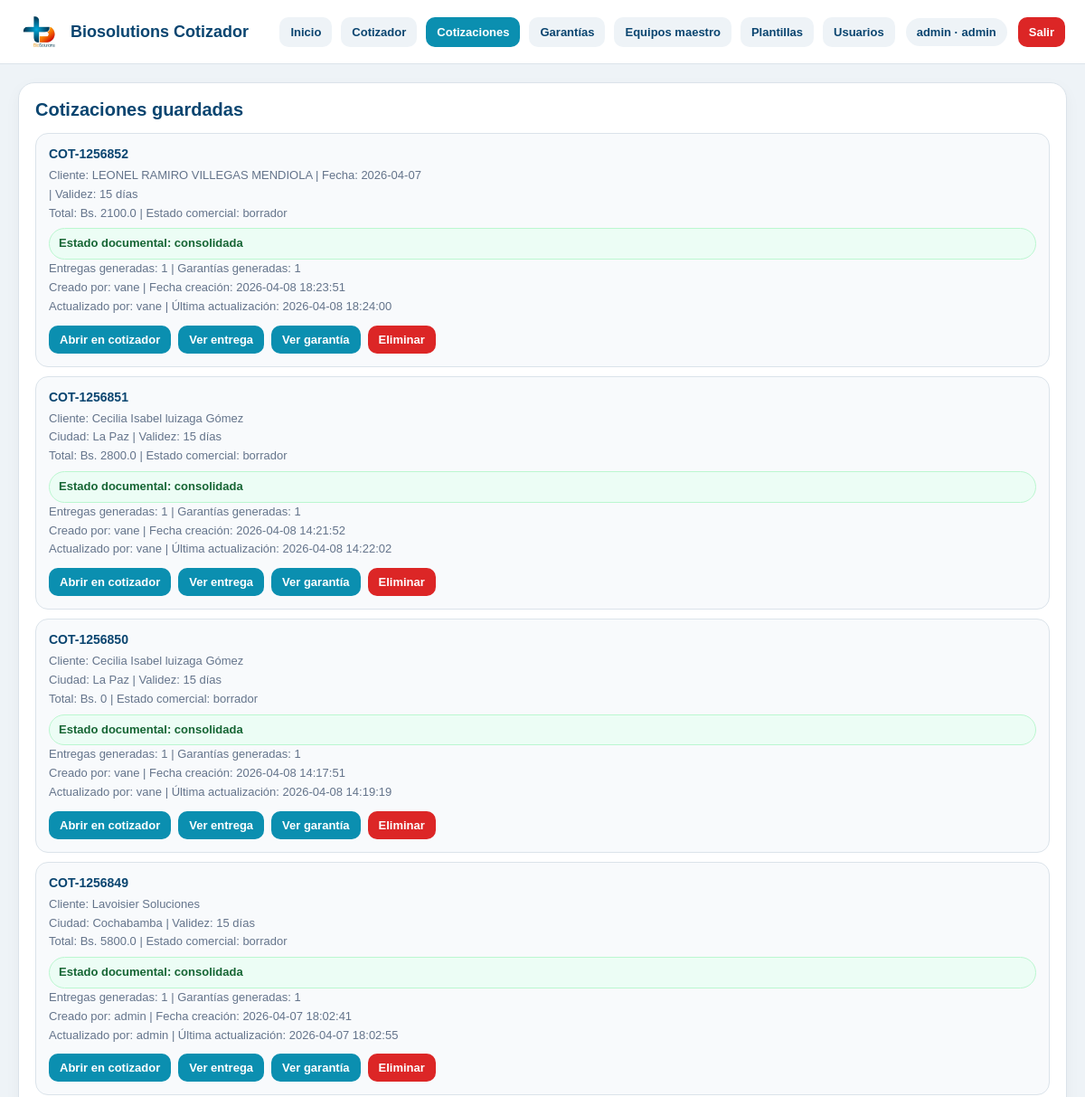
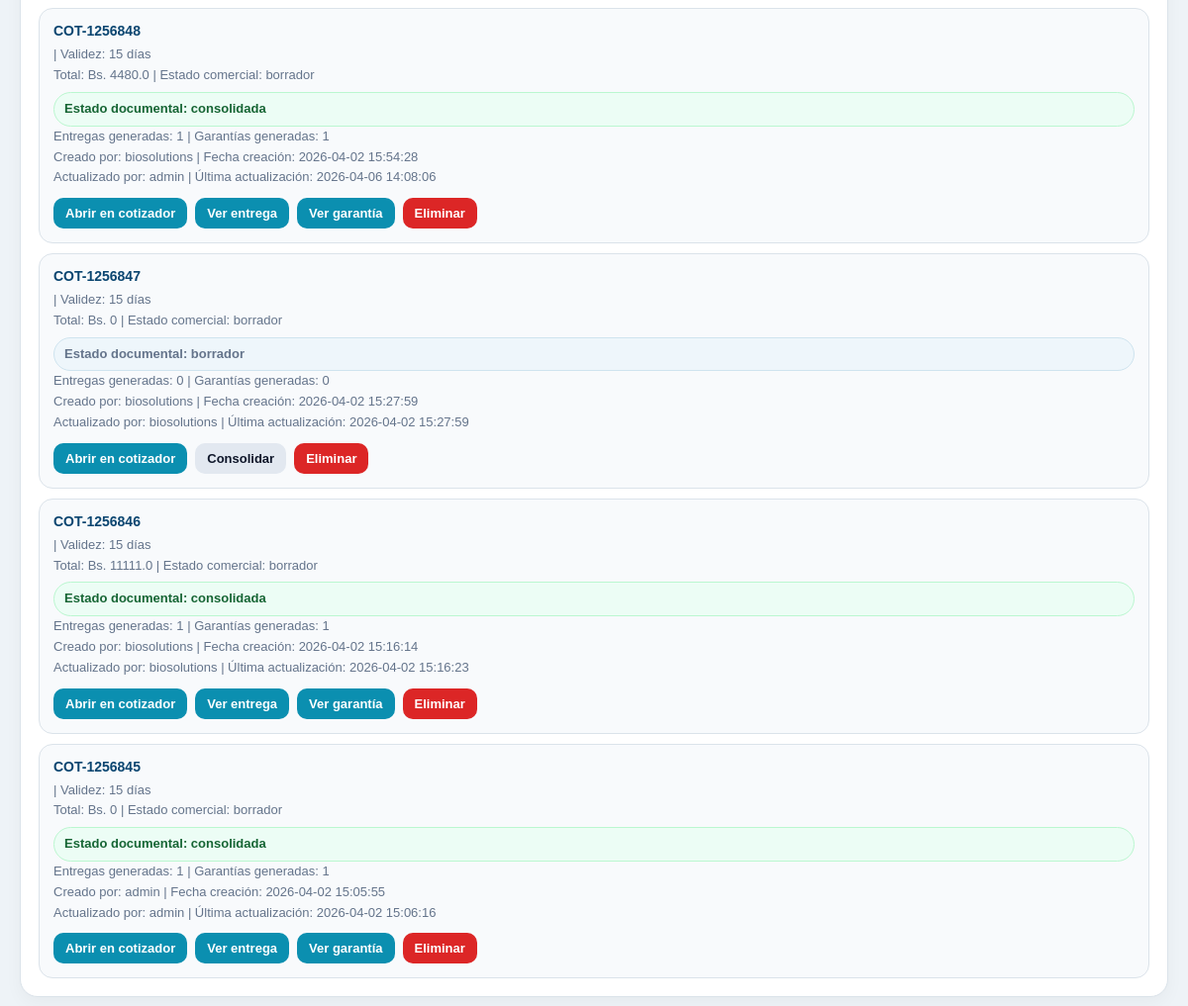
The app's page /cotizaciones (signed in), older data (2 pictures, top to bottom).
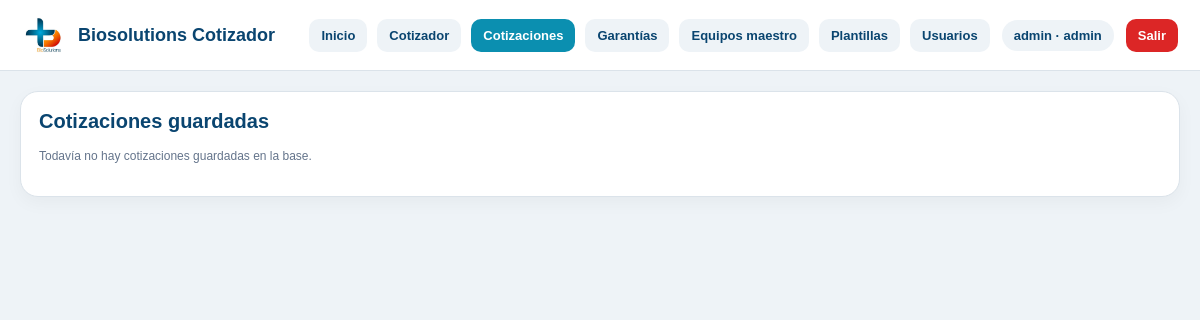
The same page, newer data.
### tables this page shows
CREATE TABLE usuarios (
    id INTEGER PRIMARY KEY AUTOINCREMENT,
    username TEXT NOT NULL UNIQUE,
    password_hash TEXT NOT NULL,
    nombre TEXT,
    rol TEXT NOT NULL DEFAULT 'editor',
    activo INTEGER NOT NULL DEFAULT 1,
    creado_en TEXT NOT NULL DEFAULT CURRENT_TIMESTAMP
);

CREATE TABLE cotizaciones (
    id INTEGER PRIMARY KEY AUTOINCREMENT,
    numero TEXT,
    fecha TEXT,
    cliente TEXT,
    atencion TEXT,
    ciudad TEXT,
    validez TEXT,
    forma_pago TEXT,
    observaciones TEXT,
    moneda TEXT DEFAULT 'BOB',
    total REAL DEFAULT 0,
    estado TEXT DEFAULT 'borrador'
, payload_json TEXT, creado_por_user_id INTEGER, actualizado_por_user_id INTEGER, creado_en TEXT, actualizado_en TEXT, estado_documental TEXT DEFAULT 'borrador');

### app.py (the view)
@app.route("/cotizaciones")
@login_required
def cotizaciones_page():
    conn = get_db_connection()
    ensure_auth_schema(conn)
    cotizaciones = conn.execute("""
        SELECT
            c.*,
            uc.username AS creado_por_username,
            ua.username AS actualizado_por_username,
            (
                SELECT COUNT(1)
                FROM entregas e
                WHERE e.cotizacion_id = c.id
            ) AS entregas_count,
            (
                SELECT e.id
                FROM entregas e
                WHERE e.cotizacion_id = c.id
                ORDER BY e.id DESC
                LIMIT 1
            ) AS ultima_entrega_id,
            (
                SELECT COUNT(1)
                FROM garantias g
                WHERE g.cotizacion_id = c.id
            ) AS garantias_count,
            (
                SELECT g.id
                FROM garantias g
                WHERE g.cotizacion_id = c.id
                ORDER BY g.id DESC
                LIMIT 1
            ) AS ultima_garantia_id
        FROM cotizaciones c
        LEFT JOIN usuarios uc ON uc.id = c.creado_por_user_id
        LEFT JOIN usuarios ua ON ua.id = c.actualizado_por_user_id
        ORDER BY c.id DESC
    """).fetchall()
    conn.close()
    return render_template("cotizaciones.html", cotizaciones=cotizaciones, active_page="cotizaciones")

### app.py (called while the page is built)
def get_db_connection():
    conn = sqlite3.connect(DB_PATH, timeout=10)
    conn.row_factory = sqlite3.Row
    return conn

def ensure_payload_json_column(conn):
    columns = conn.execute("PRAGMA table_info(cotizaciones)").fetchall()
    column_names = [col["name"] for col in columns]
    if "payload_json" not in column_names:
        conn.execute("ALTER TABLE cotizaciones ADD COLUMN payload_json TEXT")
        conn.commit()

def ensure_users_table(conn):
    conn.execute("""
        CREATE TABLE IF NOT EXISTS usuarios (
            id INTEGER PRIMARY KEY AUTOINCREMENT,
            username TEXT NOT NULL UNIQUE,
            password_hash TEXT NOT NULL,
            nombre TEXT,
            rol TEXT NOT NULL DEFAULT 'editor',
            activo INTEGER NOT NULL DEFAULT 1,
            creado_en TEXT NOT NULL DEFAULT CURRENT_TIMESTAMP
        )
    """)
    conn.commit()

def ensure_cotizacion_documental_column(conn):
    columns = conn.execute("PRAGMA table_info(cotizaciones)").fetchall()
    column_names = [col["name"] for col in columns]
    if "estado_documental" not in column_names:
        conn.execute("ALTER TABLE cotizaciones ADD COLUMN estado_documental TEXT DEFAULT 'borrador'")
        conn.commit()

def ensure_cotizaciones_audit_columns(conn):
    columns = conn.execute("PRAGMA table_info(cotizaciones)").fetchall()
    column_names = [col["name"] for col in columns]
    if "creado_por_user_id" not in column_names:
        conn.execute("ALTER TABLE cotizaciones ADD COLUMN creado_por_user_id INTEGER")
    if "actualizado_por_user_id" not in column_names:
        conn.execute("ALTER TABLE cotizaciones ADD COLUMN actualizado_por_user_id INTEGER")
    if "creado_en" not in column_names:
        conn.execute("ALTER TABLE cotizaciones ADD COLUMN creado_en TEXT")
    if "actualizado_en" not in column_names:
        conn.execute("ALTER TABLE cotizaciones ADD COLUMN actualizado_en TEXT")
    conn.commit()

def ensure_documentos_schema(conn):
    ensure_payload_json_column(conn)
    ensure_cotizaciones_audit_columns(conn)
    ensure_cotizacion_documental_column(conn)
    ensure_entregas_table(conn)
    ensure_garantias_table(conn)

def ensure_auth_schema(conn):
    ensure_users_table(conn)
    ensure_documentos_schema(conn)

def login_required(view_func):
    @wraps(view_func)
    def wrapper(*args, **kwargs):
        if not session.get("user_id"):
            return redirect(url_for("login", next=request.path))
        return view_func(*args, **kwargs)
    return wrapper

### templates/cotizaciones.html (shortened to what this page needs)
{% extends "base.html" %}
{% block content %}
<section class="page-card">
  <h2>Cotizaciones guardadas</h2>
  {% if cotizaciones %}
    <div class="lib-list">
      {% for c in cotizaciones %}
        <div class="lib-card">
          <strong>{{ c["numero"] or "Sin número" }}</strong>
          <span>
            {% if c["cliente"] %}Cliente: {{ c["cliente"] }}{% endif %}
            {% if c["fecha"] %} | Fecha: {{ c["fecha"] }}{% endif %}
          </span>
          <span>
            {% if c["ciudad"] %}Ciudad: {{ c["ciudad"] }}{% endif %}
            {% if c["validez"] %} | Validez: {{ c["validez"] }}{% endif %}
          </span>
                 <span>
            Total: Bs. {{ c["total"] or 0 }}
            {% if c["estado"] %} | Estado comercial: {{ c["estado"] }}{% endif %}
          </span>
          <span class="status-chip {% if (c['estado_documental'] or 'borrador') == 'consolidada' %}consolidada{% endif %}">
            Estado documental: {{ c["estado_documental"] or "borrador" }}
          </span>
          <span>
            Entregas generadas: {{ c["entregas_count"] or 0 }}
            | Garantías generadas: {{ c["garantias_count"] or 0 }}
          </span>
          <span>
            Creado por: {{ c["creado_por_username"] or "N/D" }}
            {% if c["creado_en"] %} | Fecha creación: {{ c["creado_en"] }}{% endif %}
          </span>
          <span>
            Actualizado por: {{ c["actualizado_por_username"] or "N/D" }}
            {% if c["actualizado_en"] %} | Última actualización: {{ c["actualizado_en"] }}{% endif %}
          </span>
                     <div class="actions">
            <a href="{{ url_for('cotizador') }}?cotizacion_id={{ c['id'] }}">Abrir en cotizador</a>
            {% if current_role in ['admin', 'editor'] and (c["estado_documental"] or "borrador") != "consolidada" %}
              <form method="post"
                    action="{{ url_for('consolidar_cotizacion', cotizacion_id=c['id']) }}"
                    class="inline-form"
                    onsubmit="return confirm('¿Consolidar esta cotización? Luego podrás generar acta de entrega y garantía.');">
                <button type="submit" class="secondary-btn">Consolidar</button>
              </form>
            {% endif %}
            {% if current_role in ['admin', 'editor'] and (c["estado_documental"] or "borrador") == "consolidada" %}
              {% if (c["entregas_count"] or 0) == 0 %}
                <form method="post"
                      action="{{ url_for('generar_entrega_desde_cotizacion', cotizacion_id=c['id']) }}"
                      class="inline-form">
                  <button type="submit" class="secondary-btn">Generar acta de entrega</button>
                </form>
              {% else %}
                <a href="{{ url_for('entrega_detail_page', entrega_id=c['ultima_entrega_id']) }}">Ver entrega</a>
                {% endif %}
              {% if (c["garantias_count"] or 0) == 0 %}
                <form method="post"
                      action="{{ url_for('generar_garantia_desde_cotizacion', cotizacion_id=c['id']) }}"
                      class="inline-form">
                  <button type="submit" class="secondary-btn">Generar garantía</button>
                </form>
              {% else %}
                <a href="{{ url_for('garantia_detail_page', garantia_id=c['ultima_garantia_id']) }}">Ver garantía</a>
              {% endif %}
            {% endif %}
            {% if current_role == 'admin' %}
              <form method="post"
                    action="{{ url_for('eliminar_cotizacion', cotizacion_id=c['id']) }}"
                    onsubmit="return confirm('¿Eliminar esta cotización de la base de datos? Esta acción no se puede deshacer.');"
                    style="display:inline;">
                <button type="submit" class="danger-btn">Eliminar</button>
              </form>
            {% endif %}
          </div>
        </div>
      {% endfor %}
    </div>
  {% else %}
    <p class="tiny-note">Todavía no hay cotizaciones guardadas en la base.</p>
  {% endif %}
</section>
{% endblock %}

### templates/base.html (shortened to what this page needs)
<!DOCTYPE html>
<html lang="es">
<head>
  <link rel="stylesheet" href="{{ url_for('static', filename='styles.css') }}?v=7" />
</head>
<body>
  <header class="topbar">
    <div class="topbar-left">
      <img src="{{ url_for('static', filename='logo_biosolutions.png') }}" alt="BioSolutions" class="topbar-logo">
      <div class="topbar-title">Biosolutions Cotizador</div>
    </div>
    <div class="topbar-right">
      <nav class="nav-links">
        <a href="{{ url_for('dashboard') }}" class="{% if active_page == 'inicio' %}active{% endif %}">Inicio</a>
         {% if current_role in ['admin', 'editor', 'visor'] %}
          <a href="{{ url_for('cotizador') }}" class="{% if active_page == 'cotizador' %}active{% endif %}">Cotizador</a>
          <a href="{{ url_for('cotizaciones_page') }}" class="{% if active_page == 'cotizaciones' %}active{% endif %}">Cotizaciones</a>
          <a href="{{ url_for('garantias_page') }}" class="{% if active_page == 'garantias' %}active{% endif %}">Garantías</a>
        {% endif %}
        {% if current_role in ['admin', 'editor', 'visor'] %}
          <a href="{{ url_for('equipos_page') }}" class="{% if active_page == 'equipos' %}active{% endif %}">Equipos maestro</a>
          <a href="{{ url_for('plantillas_page') }}" class="{% if active_page == 'plantillas' %}active{% endif %}">Plantillas</a>
        {% endif %}
        {% if current_role == 'admin' %}
          <a href="{{ url_for('usuarios_page') }}" class="{% if active_page == 'usuarios' %}active{% endif %}">Usuarios</a>
        {% endif %}
      </nav>
      {% if current_user %}
        <div class="user-chip">
          {{ current_user["username"] }} · {{ current_user["rol"] }}
        </div>
        <a href="{{ url_for('logout') }}" class="logout-link">Salir</a>
      {% endif %}
    </div>
  </header>
  <main class="page-shell">
    {% block content %}{% endblock %}
  </main>
</body>
</html>

### static/styles.css (style rules this page uses)
:root { --primary:#0b8fb0; --primary-dark:#0a4570; --accent:#f47c20; --text:#1f2937; --muted:#6b7280; --line:#dbe3ea; --soft:#f7fafc; --panel:#ffffff; --bg:#eef3f7; --danger:#dc2626; }
* { box-sizing:border-box }
body { margin:0; font-family:Arial, Helvetica, sans-serif; background:var(--bg); color:var(--text); }

### templates/base.html (style rules this page uses)
.topbar { display:flex; justify-content:space-between; align-items:center; gap:16px; padding:14px 22px; background:#fff; border-bottom:1px solid #dbe3ea; position:sticky; top:0; z-index:20; }
.topbar-left { display:flex; align-items:center; gap:14px; }
.topbar-logo { height:42px; width:auto; display:block; }
.topbar-title { font-size:18px; font-weight:800; color:#0a4570; }
.nav-links { display:flex; flex-wrap:wrap; gap:10px; }
.nav-links a { text-decoration:none; padding:9px 12px; border-radius:10px; background:#eef3f7; color:#0a4570; font-weight:700; font-size:13px; }
.nav-links a.active { background:#0b8fb0; color:#fff; }
.topbar-right { display:flex; align-items:center; gap:12px; flex-wrap:wrap; }
.user-chip { display:inline-flex; align-items:center; gap:8px; background:#eef3f7; color:#0a4570; border-radius:999px; padding:8px 12px; font-size:13px; font-weight:700; }
.logout-link { text-decoration:none; background:#dc2626; color:#fff; padding:9px 12px; border-radius:10px; font-size:13px; font-weight:700; }
.page-shell { padding:20px; }

### templates/cotizaciones.html (style rules this page uses)
.page-card { background:#fff; border:1px solid #dbe3ea; border-radius:18px; padding:18px; box-shadow:0 6px 18px rgba(0,0,0,.04); }
.page-card h2 { margin:0 0 14px; color:#0a4570; font-size:20px; }
.tiny-note { font-size:12px; color:#64748b; line-height:1.6; }

Row changes from the older to the newer data that the page shows:
removed cotizaciones: numero "COT-1256852", cliente "LEONEL RAMIRO VILLEGAS MENDIOLA", fecha "2026-04-07", validez "15 días", total "2100.0", estado "borrador", estado_documental "consolidada", c "1", username "vane", creado_en "2026-04-08 18:23:51", actualizado_en "2026-04-08 18:24:00"
removed cotizaciones: numero "COT-1256851", cliente "Cecilia Isabel luizaga Gómez", ciudad "La Paz", validez "15 días", total "2800.0", estado "borrador", estado_documental "consolidada", c "1", username "vane", creado_en "2026-04-08 14:21:52", actualizado_en "2026-04-08 14:22:02"
removed cotizaciones: numero "COT-1256850", cliente "Cecilia Isabel luizaga Gómez", ciudad "La Paz", validez "15 días", total "0", estado "borrador", estado_documental "consolidada", c "1", username "vane", creado_en "2026-04-08 14:17:51", actualizado_en "2026-04-08 14:19:19"
removed cotizaciones: numero "COT-1256849", cliente "Lavoisier Soluciones", ciudad "Cochabamba", validez "15 días", total "5800.0", estado "borrador", estado_documental "consolidada", c "1", username "admin", creado_en "2026-04-07 18:02:41", actualizado_en "2026-04-07 18:02:55"
removed cotizaciones: numero "COT-1256848", validez "15 días", total "4480.0", estado "borrador", estado_documental "consolidada", actualizado_por_user "1", username "biosolutions", creado_en "2026-04-02 15:54:28", username "admin", actualizado_en "2026-04-06 14:08:06"
removed cotizaciones: numero "COT-1256847", validez "15 días", total "0", estado "borrador", estado_documental "borrador", c "0", username "biosolutions", creado_en "2026-04-02 15:27:59", actualizado_en "2026-04-02 15:27:59"
removed cotizaciones: numero "COT-1256846", validez "15 días", total "11111.0", estado "borrador", estado_documental "consolidada", c "1", username "biosolutions", creado_en "2026-04-02 15:16:14", actualizado_en "2026-04-02 15:16:23"
removed cotizaciones: numero "COT-1256845", validez "15 días", total "0", estado "borrador", estado_documental "consolidada", c "1", username "admin", creado_en "2026-04-02 15:05:55", actualizado_en "2026-04-02 15:06:16"
Text that changed along with them:
text now shown: "Todavía no hay cotizaciones guardadas en la base."
